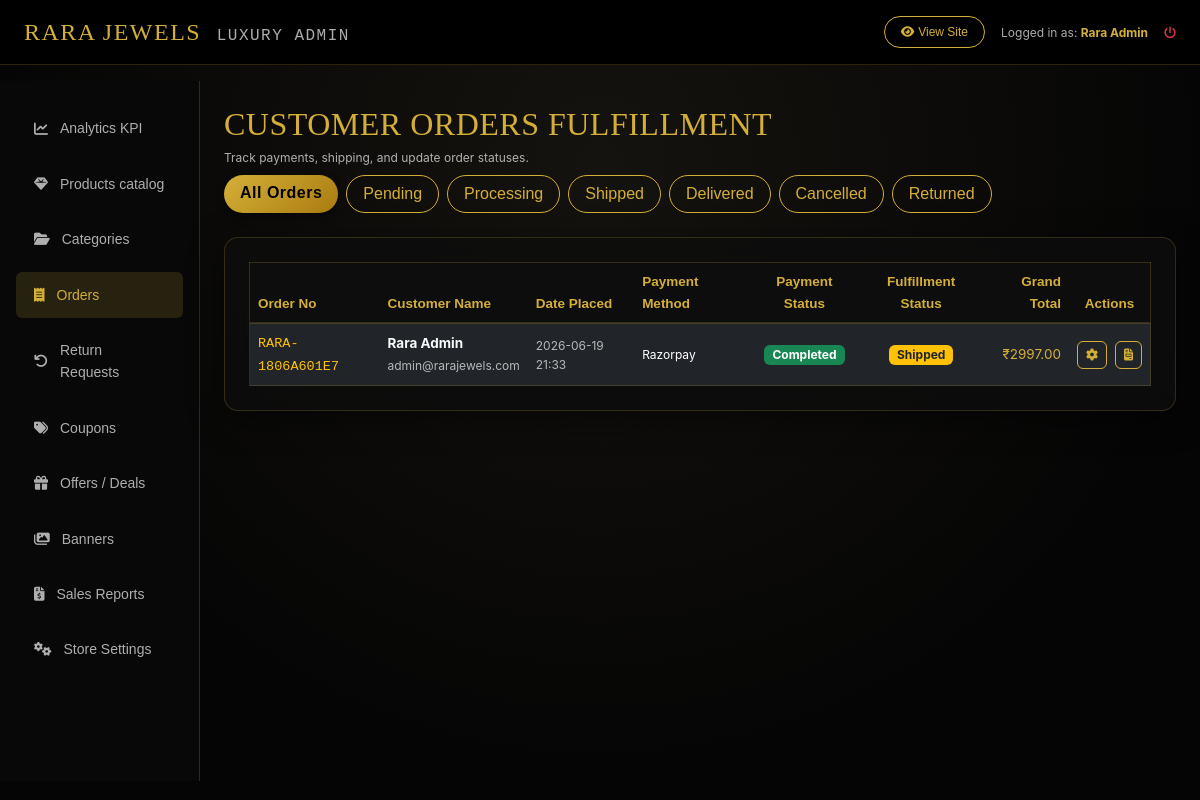
The app's page /luxury-admin/orders/ (signed in), older data.
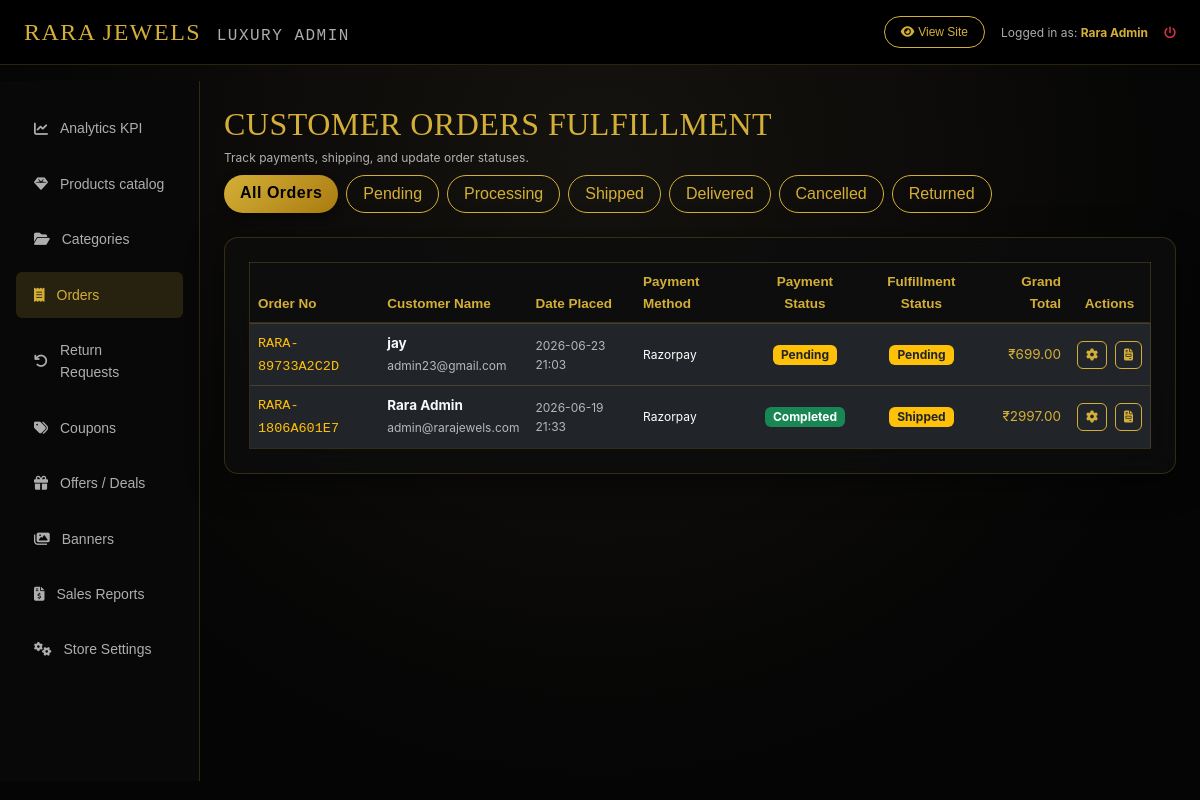
The same page, newer data.
### accounts/models.py (models this page shows, shortened)
class User(AbstractBaseUser, PermissionsMixin):
    email = models.EmailField(unique=True)
    name = models.CharField(max_length=255)
    mobile = models.CharField(max_length=15)
    is_active = models.BooleanField(default=True)
    is_staff = models.BooleanField(default=False)
    date_joined = models.DateTimeField(default=timezone.now)
    objects = CustomUserManager()
    USERNAME_FIELD = 'email'
    REQUIRED_FIELDS = ['name', 'mobile']

### shop/models.py (models this page shows, shortened)
class Order(models.Model):
    ORDER_STATUS_CHOICES = [
        ('pending', 'Pending'),
        ('processing', 'Processing'),
        ('shipped', 'Shipped'),
        ('delivered', 'Delivered'),
        ('cancelled', 'Cancelled'),
        ('returned', 'Returned')
    ]
    PAYMENT_STATUS_CHOICES = [
        ('pending', 'Pending'),
        ('completed', 'Completed'),
        ('failed', 'Failed'),
        ('refunded', 'Refunded')
    ]
    user = models.ForeignKey(settings.AUTH_USER_MODEL, on_delete=models.CASCADE, related_name='orders')
    order_number = models.CharField(max_length=100, unique=True)
    shipping_address = models.TextField()
    subtotal = models.DecimalField(max_digits=10, decimal_places=2)
    shipping_charge = models.DecimalField(max_digits=10, decimal_places=2)
    discount_amount = models.DecimalField(max_digits=10, decimal_places=2, default=0.00)
    coupon = models.ForeignKey(Coupon, on_delete=models.SET_NULL, null=True, blank=True)
    total_price = models.DecimalField(max_digits=10, decimal_places=2)
    payment_method = models.CharField(max_length=20, choices=[('cod', 'Cash On Delivery'), ('razorpay', 'Razorpay')])
    payment_status = models.CharField(max_length=20, default='pending', choices=PAYMENT_STATUS_CHOICES)
    order_status = models.CharField(max_length=20, default='pending', choices=ORDER_STATUS_CHOICES)
    razorpay_order_id = models.CharField(max_length=255, blank=True, null=True)
    razorpay_payment_id = models.CharField(max_length=255, blank=True, null=True)
    razorpay_signature = models.CharField(max_length=255, blank=True, null=True)
    created_at = models.DateTimeField(auto_now_add=True)
    updated_at = models.DateTimeField(auto_now=True)

### shop/admin_views.py (the view)
# urls.py: path('luxury-admin/orders/', admin_views.admin_orders_view, name='admin_orders'),
@superuser_required
def admin_orders_view(request):
    status_filter = request.GET.get('status')
    orders = Order.objects.select_related('user').all().order_by('-created_at')
    if status_filter:
        orders = orders.filter(order_status=status_filter)
    return render(request, 'admin_dashboard/orders.html', {
        'orders': orders,
        'status_filter': status_filter,
        'status_choices': Order.ORDER_STATUS_CHOICES
    })

### shop/admin_views.py (called while the page is built)
def superuser_required(view_func):
    return user_passes_test(
        lambda u: u.is_authenticated and u.is_superuser,
        login_url='accounts:login'
    )(view_func)

### shop/context_processors.py (called while the page is built)
def store_context(request):
    parent_categories = Category.objects.filter(parent=None).prefetch_related('subcategories')
    cart_items_count = 0
    cart = None
    if request.user.is_authenticated:
        cart = Cart.objects.filter(user=request.user).first()
    else:
        session_key = request.session.session_key
        if session_key:
            cart = Cart.objects.filter(session_id=session_key).first()
    if cart:
        cart_items_count = cart.items_count
    wishlist_count = 0
    if request.user.is_authenticated:
        wishlist_count = Wishlist.objects.filter(user=request.user).count()
    settings_obj = StoreSetting.get_settings()
    return {
        'nav_categories': parent_categories,
        'cart_count': cart_items_count,
        'wishlist_count': wishlist_count,
        'store_settings': settings_obj,
        'current_year': timezone.now().year
    }

### shop/models.py (called while the page is built)
    @classmethod
    def get_settings(cls):
        obj, created = cls.objects.get_or_create(id=1)
        return obj

    @property
    def items_count(self):
        return sum(item.quantity for item in self.items.all())

### templates/admin_dashboard/orders.html (shortened to what this page needs)
{% extends 'admin_dashboard/base_admin.html' %}
{% load static %}
{% block admin_content %}
<div class="d-flex justify-content-between align-items-center mb-4 flex-wrap gap-2">
    <div>
        <h2 class="playfair-font text-gold mb-1">CUSTOMER ORDERS FULFILLMENT</h2>
        <p class="text-xs text-light-dim mb-0">Track payments, shipping, and update order statuses.</p>
    </div>
    <div class="d-flex gap-2 text-xs">
        <a href="{% url 'shop:admin_orders' %}" class="btn btn-xs {% if not status_filter %}btn-gold{% else %}btn-outline-gold{% endif %} rounded-pill px-3">All Orders</a>
        {% for s_val, s_label in status_choices %}
        <a href="{% url 'shop:admin_orders' %}?status={{ s_val }}" class="btn btn-xs {% if status_filter == s_val %}btn-gold{% else %}btn-outline-gold{% endif %} rounded-pill px-3">{{ s_label }}</a>
        {% endfor %}
    </div>
</div>
<div class="glass-card p-4">
    <div class="table-responsive">
        <table class="table table-dark table-luxury m-0 text-sm align-middle">
            <thead>
                <tr>
                    <th>Order No</th>
                    <th>Customer Name</th>
                    <th>Date Placed</th>
                    <th>Payment Method</th>
                    <th class="text-center">Payment Status</th>
                    <th class="text-center">Fulfillment Status</th>
                    <th class="text-end">Grand Total</th>
                    <th class="text-center">Actions</th>
                </tr>
            </thead>
            <tbody>
                {% for o in orders %}
                <tr>
                    <td>
                        <a href="{% url 'shop:admin_order_detail' o.order_number %}" class="font-monospace text-warning font-semibold">{{ o.order_number }}</a>
                    </td>
                    <td>
                        <strong class="text-light">{{ o.user.name }}</strong><br>
                        <span class="text-xs text-light-dim">{{ o.user.email }}</span>
                    </td>
                    <td class="text-xs text-light-dim">{{ o.created_at|date:"Y-m-d H:i" }}</td>
                    <td class="text-xs">{{ o.get_payment_method_display }}</td>
                    <td class="text-center">
                        <span class="badge {% if o.payment_status == 'completed' %}bg-success{% elif o.payment_status == 'failed' %}bg-danger{% else %}bg-warning text-dark{% endif %} px-2 py-1 text-xs">
                            {{ o.get_payment_status_display }}
                        </span>
                    </td>
                    <td class="text-center">
                        <span class="badge {% if o.order_status == 'delivered' %}bg-success{% elif o.order_status == 'cancelled' %}bg-danger{% else %}bg-warning text-dark{% endif %} px-2 py-1 text-xs">
                            {{ o.get_order_status_display }}
                        </span>
                    </td>
                    <td class="text-end font-semibold text-gold">₹{{ o.total_price }}</td>
                    <td class="text-center">
                        <div class="d-flex gap-2 justify-content-center">
                            <a href="{% url 'shop:admin_order_detail' o.order_number %}" class="btn btn-xs btn-outline-gold px-2 py-1 text-xs" title="Manage Order"><i class="fa-solid fa-gear"></i></a>
                            <a href="{% url 'shop:download_invoice' o.id %}" class="btn btn-xs btn-outline-gold px-2 py-1 text-xs" title="PDF Invoice"><i class="fa-solid fa-file-invoice"></i></a>
                        </div>
                    </td>
                </tr>
                {% empty %}
                <tr>
                    <td colspan="8" class="text-center py-4 text-light-dim italic">No matching orders found.</td>
                </tr>
                {% endfor %}
            </tbody>
        </table>
    </div>
</div>
{% endblock %}

### templates/admin_dashboard/base_admin.html (shortened to what this page needs)
{% load static %}
<!DOCTYPE html>
<html lang="en">
<head>
    <link href="https://cdn.jsdelivr.net/npm/bootstrap@5.3.0/dist/css/bootstrap.min.css" rel="stylesheet">
    <link rel="stylesheet" href="https://cdnjs.cloudflare.com/ajax/libs/font-awesome/6.4.0/css/all.min.css">
    <link rel="stylesheet" href="{% static 'css/style.css' %}">
</head>
<body class="luxury-bg">
    <nav class="navbar navbar-expand-lg bg-black border-bottom border-gold-dim sticky-top py-2">
        <div class="container-fluid px-4">
            <a class="navbar-brand text-gold playfair-font fs-4 tracking-wide" href="{% url 'shop:admin_dashboard' %}">
                RARA JEWELS <span class="fs-6 text-light-dim font-monospace ms-2">LUXURY ADMIN</span>
            </a>
            <div class="d-flex align-items-center gap-3">
                <a href="{% url 'shop:home' %}" class="btn btn-xs btn-outline-gold rounded-pill px-3 text-xs"><i class="fa-solid fa-eye me-1"></i>View Site</a>
                <span class="text-xs text-light-dim">Logged in as: <strong class="text-gold">{{ user.name }}</strong></span>
                <a href="{% url 'accounts:logout' %}" class="text-danger text-xs hover-text-gold"><i class="fa-solid fa-power-off"></i></a>
            </div>
        </div>
    </nav>
    <div class="container-fluid px-0">
        <div class="row g-0">
            <div class="col-md-3 col-lg-2 admin-sidebar py-4 px-3">
                <div class="nav flex-column gap-1">
                    <a class="admin-nav-link" href="{% url 'shop:admin_dashboard' %}" id="nav-dashboard">
                        <i class="fa-solid fa-chart-line"></i>Analytics KPI
                    </a>
                    <a class="admin-nav-link" href="{% url 'shop:admin_products' %}" id="nav-products">
                        <i class="fa-solid fa-gem"></i>Products catalog
                    </a>
                    <a class="admin-nav-link" href="{% url 'shop:admin_categories' %}" id="nav-categories">
                        <i class="fa-solid fa-folder-open"></i>Categories
                    </a>
                    <a class="admin-nav-link" href="{% url 'shop:admin_orders' %}" id="nav-orders">
                        <i class="fa-solid fa-receipt"></i>Orders
                    </a>
                    <a class="admin-nav-link" href="{% url 'shop:admin_returns' %}" id="nav-returns">
                        <i class="fa-solid fa-arrow-rotate-left"></i>Return Requests
                    </a>
                    <a class="admin-nav-link" href="{% url 'shop:admin_coupons' %}" id="nav-coupons">
                        <i class="fa-solid fa-tags"></i>Coupons
                    </a>
                    <a class="admin-nav-link" href="{% url 'shop:admin_offers' %}" id="nav-offers">
                        <i class="fa-solid fa-gift"></i>Offers / Deals
                    </a>
                    <a class="admin-nav-link" href="{% url 'shop:admin_banners' %}" id="nav-banners">
                        <i class="fa-solid fa-images"></i>Banners
                    </a>
                    <a class="admin-nav-link" href="{% url 'shop:admin_reports' %}" id="nav-reports">
                        <i class="fa-solid fa-file-invoice-dollar"></i>Sales Reports
                    </a>
                    <a class="admin-nav-link" href="{% url 'shop:admin_settings' %}" id="nav-settings">
                        <i class="fa-solid fa-gears"></i>Store Settings
                    </a>
                </div>
            </div>
            <div class="col-md-9 col-lg-10 p-4">
                {% block admin_content %}{% endblock %}
            </div>
        </div>
    </div>
</body>
</html>

### static/css/style.css (style rules this page uses)
:root { --gold: #D4AF37; --gold-dark: #AA7C11; --gold-light: #F3E5AB; --gold-dim: rgba(212, 175, 55, 0.4); --gold-dimmer: rgba(212, 175, 55, 0.15); --dark-deep: #050505; --dark-velvet: #0d0d0d; --dark-grey: #1a1a1a; --dark-light: #2c2c2c; --glass-bg: rgba(13, 13, 13, 0.75); --glass-border: rgba(212, 175, 55, 0.2); --gold-glow: 0 0 15px rgba(212, 175, 55, 0.35); --shadow-premium: 0 8px 32px 0 rgba(0, 0, 0, 0.5); --font-heading: 'Outfit', sans-serif; --font-brand: 'Playfair Display', serif; --font-body: 'Inter', sans-serif; }
body { background-color: var(--dark-deep); color: #f5f5f5; font-family: var(--font-body); font-size: 15px; line-height: 1.6; overflow-x: hidden; }
.luxury-bg { background: radial-gradient(circle at 50% 20%, #15130f 0%, var(--dark-deep) 70%); background-attachment: fixed; }
h1, h2, h3, h4, h5, h6 { font-family: var(--font-heading); letter-spacing: 0.5px; font-weight: 500; }
.playfair-font { font-family: var(--font-brand) !important; }
a { color: var(--gold); text-decoration: none; transition: all 0.3s ease; }
.text-gold { color: var(--gold) !important; }
.text-light-dim { color: rgba(245, 245, 245, 0.7) !important; }
.border-gold-dim { border-color: var(--glass-border) !important; }
.tracking-wide { letter-spacing: 1.5px !important; }
.text-xs { font-size: 12px !important; }
.text-sm { font-size: 13.5px !important; }
.btn-gold { background: linear-gradient(135deg, var(--gold) 0%, var(--gold-dark) 100%); color: #000 !important; border: none; font-family: var(--font-heading); font-weight: 600; letter-spacing: 0.5px; transition: all 0.3s cubic-bezier(0.165, 0.84, 0.44, 1); box-shadow: 0 4px 10px rgba(0, 0, 0, 0.3); }
.btn-outline-gold { background-color: transparent; color: var(--gold); border: 1px solid var(--gold); font-family: var(--font-heading); font-weight: 500; transition: all 0.3s ease; }
.glass-card { background: rgba(13, 13, 13, 0.8); backdrop-filter: blur(15px); -webkit-backdrop-filter: blur(15px); border: 1px solid var(--glass-border); box-shadow: var(--shadow-premium); border-radius: 14px; }
.admin-sidebar { background-color: #080808; border-right: 1px solid var(--glass-border); min-height: calc(100vh - 100px); }
.admin-nav-link { color: rgba(245, 245, 245, 0.7); font-family: var(--font-heading); font-size: 14px; padding: 12px 18px; display: flex; align-items: center; gap: 12px; border-radius: 6px; margin-bottom: 5px; }
.admin-nav-link:hover, .admin-nav-link.active { background-color: var(--gold-dimmer); color: var(--gold); }
.table-luxury { background-color: var(--glass-bg); border: 1px solid var(--glass-border); color: #fff; }
.table-luxury th { background-color: #0d0d0d; color: var(--gold); font-family: var(--font-heading); border-bottom: 2px solid var(--glass-border); }

Row changes from the older to the newer data that the page shows:
added Order: order_number "RARA-89733A2C2D", user.name "jay", user.email "admin23@gmail.com", created_at "2026-06-23 21:03", payment_method "Razorpay", payment_status "Pending", order_status "Pending", total_price "699.00"
